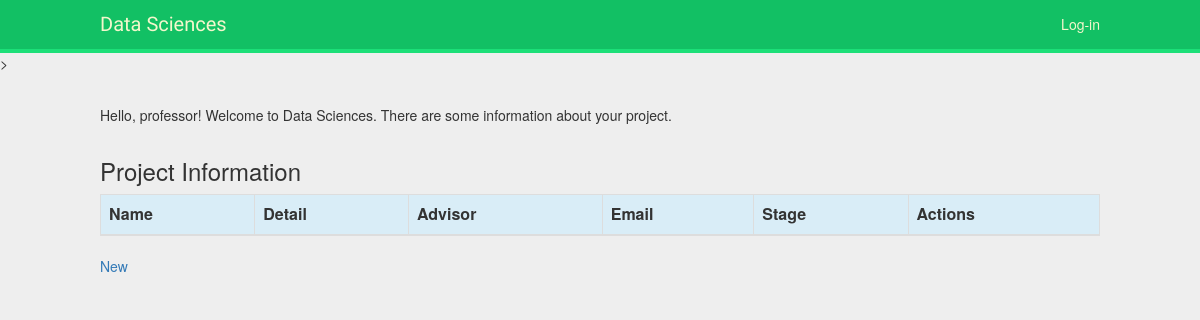
/professor_access/, run on an earlier commit of the app's database.
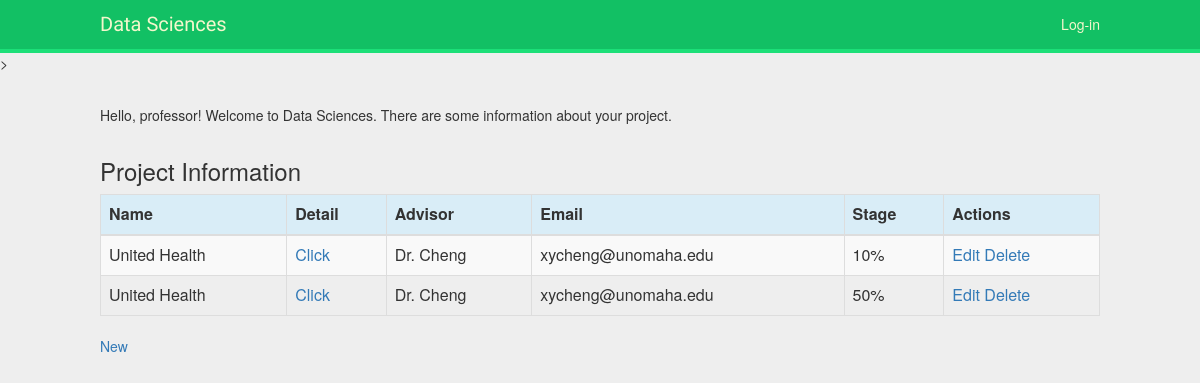
And on a later commit of the database.
### professor_access/models.py (models this page shows, shortened)
class Project(models.Model):
    name = models.CharField(max_length=50 )
    details = models.CharField(max_length=200 )
    advisor = models.CharField(max_length=200)
    email = models.EmailField(max_length=200)
    stage = models.CharField(max_length=50)

### professor_access/views.py (the view)
def professor_list(request, template_name='professor_access/pa_list.html'):
    project = Project.objects.all()
    data = {}
    data['object_list'] = project
    return render(request, template_name, data)

### professor_access/templates/professor_access/pa_list.html (shortened to what this page needs)
{% extends "base.html" %}
{% block content %}
<head>
     <link rel="stylesheet" href="https://maxcdn.bootstrapcdn.com/bootstrap/3.3.4/css/bootstrap.min.css">
</head>
<body>
<p>Hello, professor! Welcome to Data Sciences. There are some information about your project.</p>
<div class="row">
        <h3 style="padding-left: 15Px">Project Information</h3>
</div>
<table class="table table-striped table-bordered table-hover">
    <thead>
    <tr class="bg-info">
        <th>Name</th>
        <th>Detail</th>
        <th>Advisor</th>
        <th>Email</th>
        <th>Stage</th>
        <th>Actions</th>
    </tr>
    </thead>
    <tbody>
    {% for project in object_list %}
    <tr>
        <td>{{ project.name}}</td>
        <td><a href="{% url 'professor_access:project_edit1' project.id %}">Click</a></td>
        <td>{{ project.advisor }}</td>
        <td>{{ project.email }}</td>
        <td>{{ project.stage }}</td>
        <td>
        <a href="{% url 'professor_access:project_edit' project.id %}">Edit</a>
        <a href="{% url 'professor_access:project_delete' project.id %}">Delete</a></td>
    </tr>
    {% endfor %}
    </tbody>
</table>
<a href="{% url 'professor_access:project_new' %}">New</a>
</body>
{% endblock %}

### student_access/templates/base.html (shortened to what this page needs)
{% load staticfiles %}
<html>
<head>
  <link href="{% static "css/base.css" %}" rel="stylesheet">
</head>
<body>
  <div id="header">
      <span class="logo">Data Sciences</span>
    <span class="user">
      {% if request.user.is_authenticated %}
        Hello {{ request.user.first_name }},
        <a href="{% url "logout" %}">Logout</a>
      {% else %}
        <a href="{% url "login" %}">Log-in</a>
      {% endif %}
    </span>
  </div>
  </div>>
  <div id="content">
    {% block content %}
    {% endblock %}
  </div>
</body>
</html>

### student_access/static/css/base.css (style rules this page uses)
body { margin:0; padding:0; font-family:helvetica, sans-serif; }
p { line-height: 1.8; }
a { color:#12c064; text-decoration:none; }
h1, h2, h3, h4, h5 , h6 { font-family: 'Muli', sans-serif; font-weight:normal; }
#header { padding:10px 100px; font-size:14px; background:#12c064; color:#fff; border-bottom:4px solid #1cdf78; overflow:auto; }
#header .logo { font-family: 'Muli', sans-serif; float:left; color:#f3f7cc; font-size:20px; margin-right:10%; }
#header a { color:#f3f7cc; }
#header .user { float:right; padding-top:4px; }
#content { padding:30px 100px; }

### professor_access/templates/professor_access/pa_list.html (style rules this page uses)
body { background-color: #eee; }

What changed in the data, as far as the page shows it:
added Project: name "United Health", advisor "Dr. Cheng", email "xycheng@unomaha.edu", stage "10%"
added Project: name "United Health", advisor "Dr. Cheng", email "xycheng@unomaha.edu", stage "50%"
